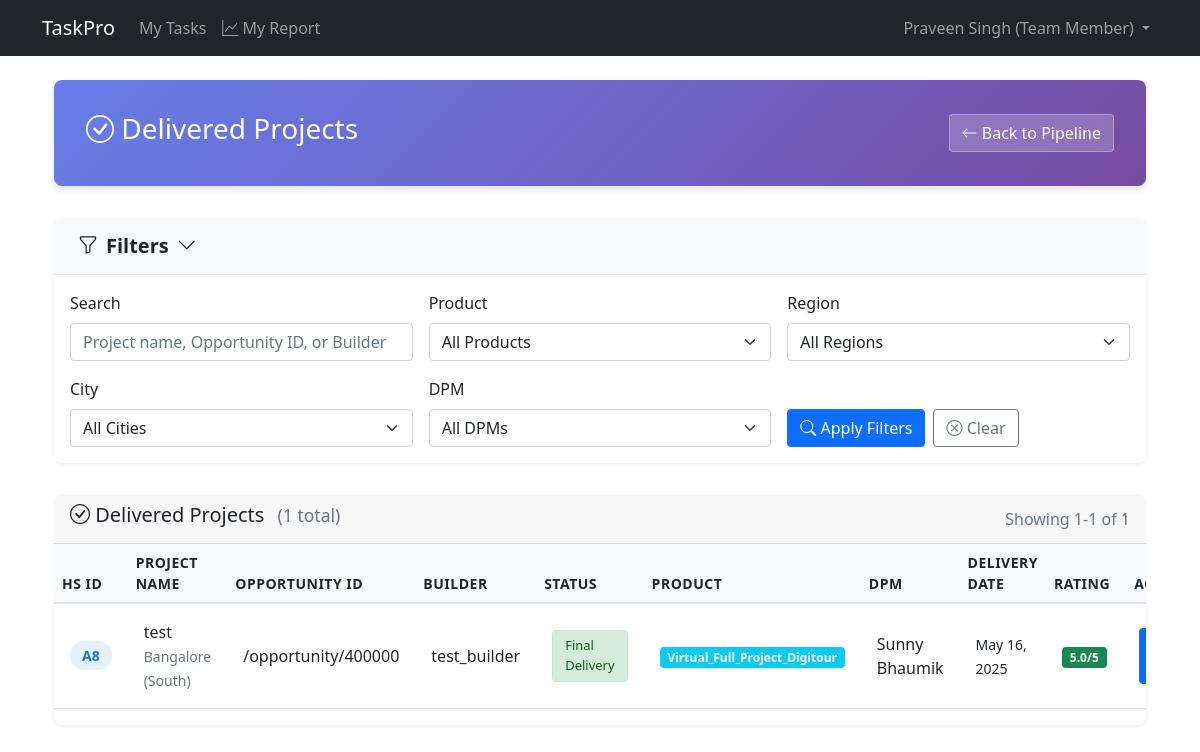
The page /projects/delivered/ (signed in) on the database as committed earlier.
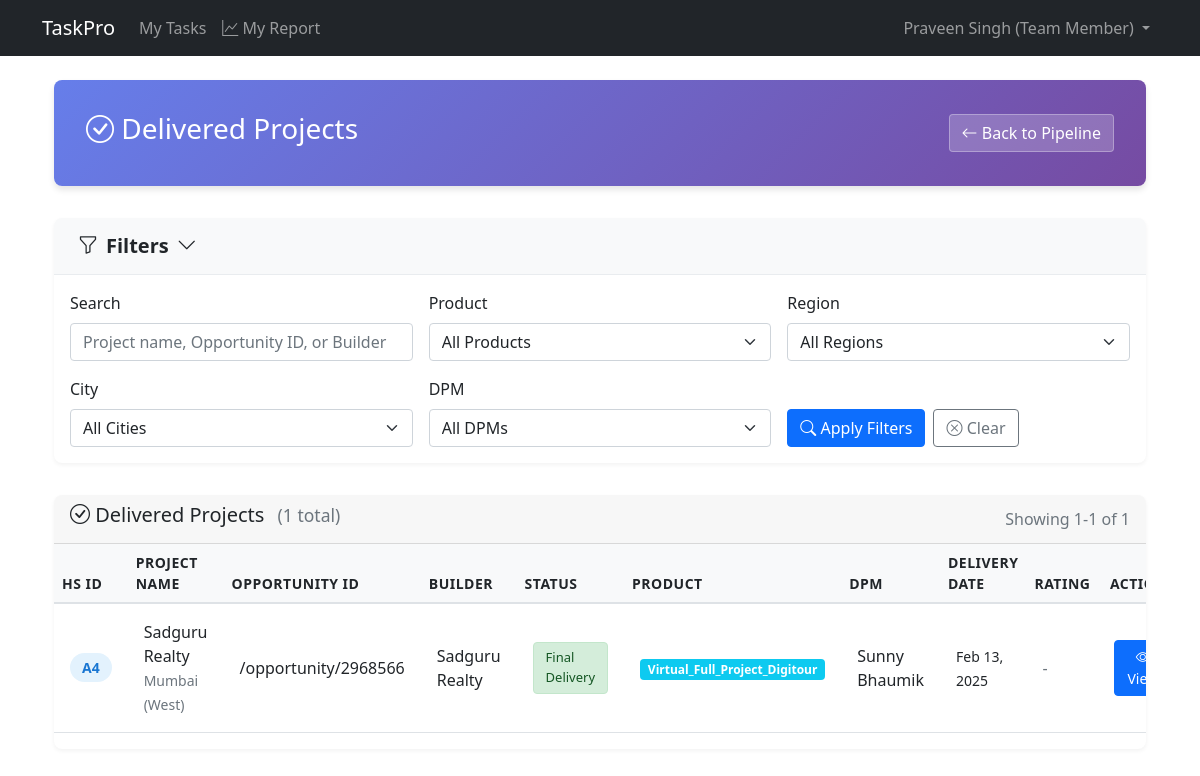
The same page on the database as committed later.
### projects/models.py (models this page shows, shortened)
class Project(models.Model):
    id = models.UUIDField(
        primary_key=True,
        default=uuid.uuid4,
        editable=False
    )
    hs_id = models.CharField(
        max_length=10,
        unique=True,
        editable=False,
        help_text="Human-readable unique identifier (e.g., A1, A2, B1, etc.)"
    )
    opportunity_id = models.CharField(
        max_length=100,
        unique=False,
        help_text="Business opportunity identifier"
    )
    project_type = models.CharField(
        max_length=100,
        blank=True,
        null=True,
        help_text="Type of project (optional)"
    )
    project_name = models.CharField(
        max_length=255,
        help_text="Name of the project"
    )
    builder_name = models.CharField(
        max_length=255,
        help_text="Name of the builder/client"
    )
    city = models.ForeignKey(
        City,
        on_delete=models.PROTECT,
        related_name='projects',
        help_text="City where this project is located"
    )
    product = models.ForeignKey(
        Product,
        on_delete=models.PROTECT,
        related_name='projects',
        help_text="The product being delivered in this project"
    )
    product_subcategory = models.ForeignKey(
        ProductSubcategory,
        on_delete=models.PROTECT,
        related_name='projects',
        null=True,
        blank=True,
        help_text="Optional subcategory classification for this project"
    )
    package_id = models.CharField(
        max_length=100,
        blank=True,
        null=True,
        help_text="Optional package identifier"
    )
    quantity = models.PositiveIntegerField(
        help_text="Quantity of products for this project"
    )
    purchase_date = models.DateField(
        help_text="Date when the project was purchased"
    )
    sales_confirmation_date = models.DateField(
        help_text="Date when sales confirmation was received"
    )
    expected_tat = models.PositiveIntegerField(
        validators=[MinValueValidator(1)],
        help_text="Expected turnaround time in days (defaults to product TAT but can be overridden)"
    )
    account_manager = models.CharField(
        max_length=255,
        help_text="Name of the account manager responsible for this project"
    )
    dpm = models.ForeignKey(
        User,
        on_delete=models.PROTECT,
        related_name='dpm_projects',
        help_text="The Digital Project Manager assigned to this project"
    )
    current_status = models.ForeignKey(
        ProjectStatusOption,
        on_delete=models.PROTECT,
        related_name='projects',
        help_text="Current status of the project"
    )
    project_incharge = models.ForeignKey(
        'accounts.User',
        on_delete=models.PROTECT,
        related_name='incharge_projects',
        null=True,
        blank=True,
        help_text="Team member assigned as project incharge"
    )
    expected_completion_date = models.DateField(
        null=True,
        blank=True,
        help_text="Expected date of project completion"
    )
    delivery_performance_rating = models.DecimalField(
        max_digits=2,
        decimal_places=1,
        null=True,
        blank=True,
        validators=[
            MinValueValidator(1),
            MaxValueValidator(5)
        ],
        help_text="Delivery performance rating (1-5)"
    )
    created_at = models.DateTimeField(auto_now_add=True)
    updated_at = models.DateTimeField(auto_now=True)
    class Meta:
        ordering = ['-created_at']
        verbose_name = 'Project'
        verbose_name_plural = 'Projects'
        indexes = [
            models.Index(fields=['opportunity_id']),
        ]

class ProjectStatusOption(models.Model):
    id = models.UUIDField(
        primary_key=True,
        default=uuid.uuid4,
        editable=False
    )
    name = models.CharField(
        max_length=100,
        unique=True,
        help_text="Name of the status (e.g., 'Sales Confirmation')"
    )
    category_one = models.CharField(
        max_length=100,
        help_text="First level categorization (e.g., 'Awaiting Data')"
    )
    category_two = models.CharField(
        max_length=100,
        help_text="Second level categorization (e.g., 'Not Started')"
    )
    order = models.PositiveIntegerField(
        help_text="Sequence number for ordering statuses"
    )
    is_active = models.BooleanField(
        default=True,
        help_text="Whether this status is currently available for use"
    )
    created_at = models.DateTimeField(auto_now_add=True)
    updated_at = models.DateTimeField(auto_now=True)
    class Meta:
        ordering = ['order']
        verbose_name = 'Project Status Option'
        verbose_name_plural = 'Project Status Options'

class Product(models.Model):
    id = models.UUIDField(
        primary_key=True,
        default=uuid.uuid4,
        editable=False
    )
    name = models.CharField(
        max_length=255,
        unique=True,
        help_text="Name of the product"
    )
    expected_tat = models.PositiveIntegerField(
        validators=[MinValueValidator(1)],
        help_text="Default expected turnaround time in days for this product"
    )
    is_active = models.BooleanField(
        default=True,
        help_text="Whether this product is available for new projects"
    )
    created_at = models.DateTimeField(auto_now_add=True)
    updated_at = models.DateTimeField(auto_now=True)
    class Meta:
        ordering = ['name']
        verbose_name = 'Product'
        verbose_name_plural = 'Products'

### locations/models.py (models this page shows, shortened)
class City(models.Model):
    id = models.UUIDField(primary_key=True, default=uuid.uuid4, editable=False)
    name = models.CharField(
        max_length=100,
        help_text="The name of the city"
    )
    region = models.ForeignKey(
        Region,
        on_delete=models.PROTECT,  # Prevents deletion of regions that have cities
        related_name='cities',
        help_text="The region this city belongs to"
    )
    created_at = models.DateTimeField(auto_now_add=True)
    updated_at = models.DateTimeField(auto_now=True)
    class Meta:
        ordering = ['region', 'name']
        verbose_name = 'City'
        verbose_name_plural = 'Cities'
        unique_together = ['name', 'region']  # Ensures city names are unique within a region
    def __str__(self):
        return f"{self.name} ({self.region.name})"

class Region(models.Model):
    id = models.UUIDField(primary_key=True, default=uuid.uuid4, editable=False)
    name = models.CharField(
        max_length=100,
        unique=True,
        help_text="The name of the region (e.g., 'North', 'South', 'East', 'West')"
    )
    created_at = models.DateTimeField(auto_now_add=True)
    updated_at = models.DateTimeField(auto_now=True)
    class Meta:
        ordering = ['name']  # This will order regions alphabetically by default
        verbose_name = 'Region'
        verbose_name_plural = 'Regions'

### accounts/models.py (models this page shows, shortened)
class User(AbstractUser):
    id = models.UUIDField(primary_key=True, default=uuid.uuid4, editable=False)
    ROLES = (
        ('DPM', 'Project Manager'),
        ('TEAM_MEMBER', 'Team Member'),
    )
    role = models.CharField(max_length=20, choices=ROLES)
    created_at = models.DateTimeField(auto_now_add=True)
    updated_at = models.DateTimeField(auto_now=True)
    groups = models.ManyToManyField(
        'auth.Group',
        related_name='custom_user_set',
        blank=True,
        verbose_name='groups',
        help_text='The groups this user belongs to.',
    )
    user_permissions = models.ManyToManyField(
        'auth.Permission',
        related_name='custom_user_set',
        blank=True,
        verbose_name='user permissions',
        help_text='Specific permissions for this user.',
    )

### projects/views.py (the view)
# urls.py: path('delivered/', views.delivered_projects, name='delivered_projects'),
@login_required
def delivered_projects(request):
    search_query = request.GET.get('search', '')
    status = request.GET.get('status', '')
    product = request.GET.get('product', '')
    region = request.GET.get('region', '')
    city = request.GET.get('city', '')
    dpm = request.GET.get('dpm', '')
    page = request.GET.get('page', 1)
    success, result = ProjectService.get_project_list(
        search_query=search_query,
        status=status,
        product=product,
        region=region,
        city=city,
        dpm=dpm,
        page=page,
        project_type='delivered'  # Only get delivered projects
    )
    if not success:
        messages.error(request, result)
        return redirect('home')
    projects, filters_applied = result
    success, filter_options_result = ProjectService.get_filter_options()
    if not success:
        messages.warning(request, filter_options_result)
        filter_options = {
            'statuses': [],
            'products': [],
            'cities': [],
            'regions': [],
            'dpms': []
        }
    else:
        filter_options = filter_options_result
    filter_form = ProjectFilterForm(initial=filters_applied)
    if region:
        filter_form.fields['city'].queryset = City.objects.filter(region_id=region)
    context = {
        'projects': projects,
        'filter_form': filter_form,
        'filters_applied': filters_applied,
        'filter_options': filter_options,
        'title': 'Delivered Projects',
        'is_delivered': True  # Add flag to identify page type
    }
    return render(request, 'projects/delivered_projects.html', context)

### projects/services.py (called while the page is built)
    @staticmethod
    def get_filter_options():
        try:
            filter_options = {
                'statuses': ProjectStatusOption.objects.filter(is_active=True).order_by('order'),
                'products': Product.objects.filter(is_active=True).order_by('name'),
                'cities': City.objects.all().order_by('name'),
                'regions': Region.objects.all().order_by('name'),
                'dpms': User.objects.filter(role='DPM', is_active=True).order_by('username')
            }
            return True, filter_options
        except Exception as e:
            logger.exception(f"Error retrieving filter options: {str(e)}")
            return False, f"An error occurred: {str(e)}"

### projects/templates/projects/delivered_projects.html (shortened to what the changed rows need)
{% extends 'base.html' %}
{% load static %}
{% block content %}
<div class="container-fluid">
    <div class="projects-card">
        <div class="card-body p-0">
            <div class="table-responsive">
                <table class="table table-hover">
                    <thead>
                        <tr>
                            <th>HS ID</th>
                            <th>Project Name</th>
                            <th>Opportunity ID</th>
                            <th>Builder</th>
                            <th>Status</th>
                            <th>Product</th>
                            <th>DPM</th>
                            <th>Delivery Date</th>
                            <th>Rating</th>
                            <th class="text-center">Actions</th>
                        </tr>
                    </thead>
                    <tbody>
                        {% for project in projects %}
                        <tr>
                            <td><span class="hs-id">{{ project.hs_id }}</span></td>
                            <td>
                                <div class="fw-semibold">{{ project.project_name }}</div>
                                <small class="text-muted">{{ project.city }}</small>
                            </td>
                            <td>{{ project.opportunity_id|slice:"26:" }}</td>
                            <td>{{ project.builder_name }}</td>
                            <td>
                                <span class="status-badge">{{ project.current_status.name }}</span>
                            </td>
                            <td>
                                <span class="badge bg-info">{{ project.product.name }}</span>
                            </td>
                            <td>{{ project.dpm.get_full_name|default:project.dpm.username }}</td>
                            <td>
                                {% if project.expected_completion_date %}
                                    <small>{{ project.expected_completion_date|date:"M d, Y" }}</small>
                                {% else %}
                                    <small class="text-muted">-</small>
                                {% endif %}
                            </td>
                            <td>
                                {% if project.delivery_performance_rating %}
                                    <span class="badge bg-success">{{ project.delivery_performance_rating }}/5</span>
                                {% else %}
                                    <span class="text-muted">-</span>
                                {% endif %}
                            </td>
                            <td class="text-center">
                                <a href="{% url 'projects:project_detail' project.id %}"
                                   class="btn btn-sm btn-primary btn-action">
                                    <i class="bi bi-eye"></i> View
                                </a>
                            </td>
                        </tr>
                        {% endfor %}
                    </tbody>
                </table>
            </div>
        </div>
    </div>
</div>
{% endblock %}

Rows that differ between the two databases and show on the page:
no longer on this page (row edited): Project: hs_id "A8", project_name "test", city "Bangalore (South)", opportunity_id "/opportunity/400000", builder_name "test_builder", current_status.name "Final Delivery", product.name "Virtual_Full_Project_Digitour", dpm.get_full_name "Sunny Bhaumik", expected_completion_date "May 16, 2025", delivery_performance_rating "5.0"
now on this page (row edited): Project: hs_id "A4", project_name "Sadguru Realty", city "Mumbai (West)", opportunity_id "/opportunity/2968566", builder_name "Sadguru Realty", current_status.name "Final Delivery", product.name "Virtual_Full_Project_Digitour", dpm.get_full_name "Sunny Bhaumik", expected_completion_date "Feb 13, 2025"
